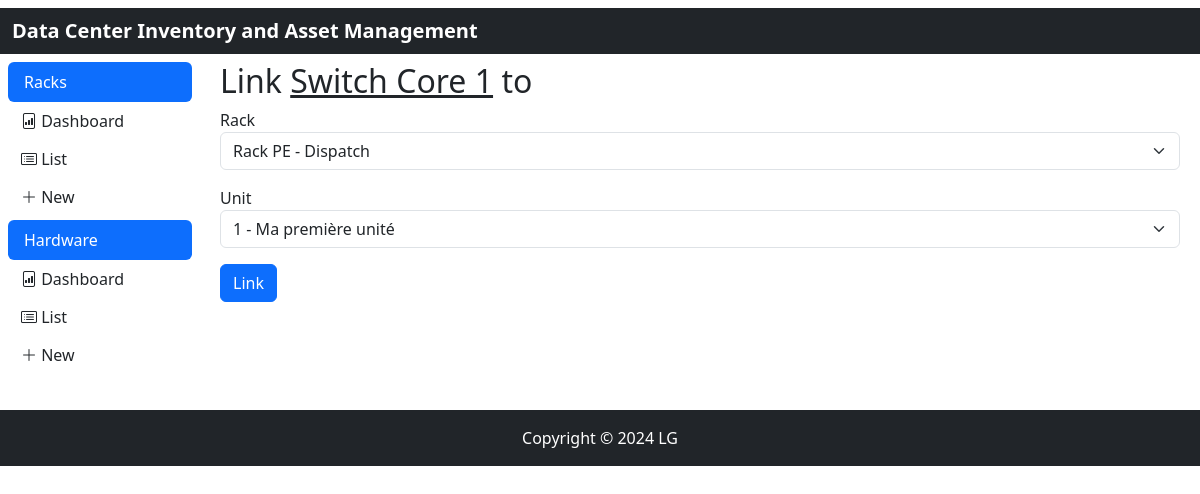
The app's page /hardware/link_hardware_unit/3, older data.
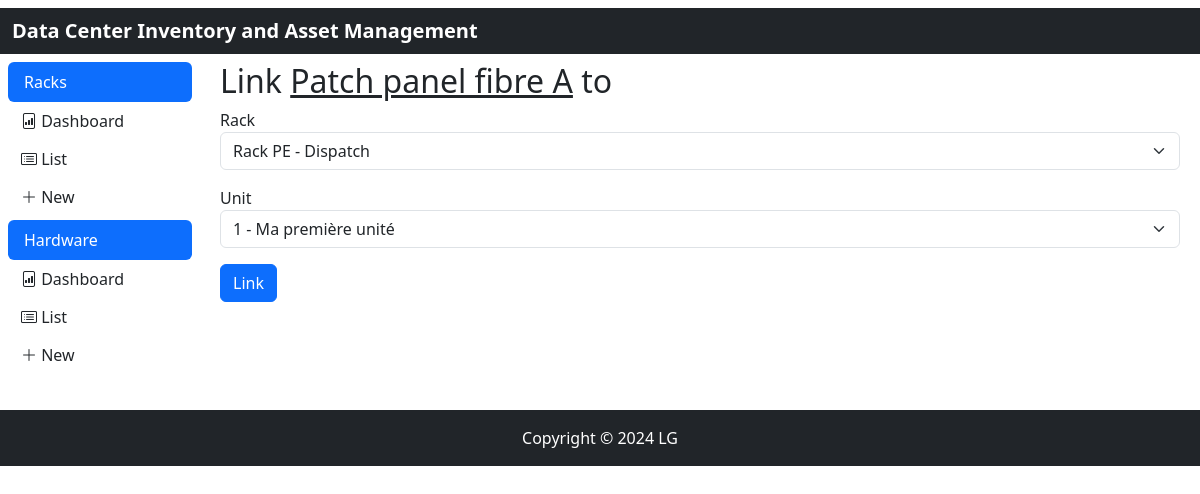
The same page, newer data.
### models.py (models this page shows)
class TimeMixin(object):
    created: Mapped[Optional[datetime]] = mapped_column(DateTime, nullable=False, default=datetime.now(timezone.utc))
    updated: Mapped[Optional[datetime]] = mapped_column(DateTime, nullable=True, default=datetime.now(timezone.utc), onupdate=datetime.now(timezone.utc))
    deleted: Mapped[Optional[datetime]] = mapped_column(DateTime, nullable=True, default=datetime.now(timezone.utc))
    active: Mapped[Optional[bool]] = mapped_column(Boolean, nullable=True, default=True)

class Hardware(TimeMixin, db.Model):
    __tablename__ = 'hardware'
    id: Mapped[int] = mapped_column(primary_key=True)
    name: Mapped[str] = mapped_column(String(50))
    type: Mapped[str] = mapped_column(String(50))
    hardware_unit: Mapped[List['UnitHardware']] = relationship('UnitHardware', uselist=True, back_populates='hardware')

### app/hardware/routes.py (the view, shortened to what this page needs)
@hardware.route ('/link_hardware_unit/<int:hardware_id>', methods=['GET', 'POST'])
def link_hardware_unit(hardware_id):
    form = LinkHardwareUnitForm()
    form.rack.choices = [(rack.id, rack.name) for rack in Rack.query.all()]
    if form.rack.choices:
        first_rack_id = form.rack.choices[0][0]
        units_of_first_rack = Unit.query.join(Unit.rack).filter(Rack.id == first_rack_id).all()
        form.unit.choices = [(unit.id, f"{unit.seq} - {unit.name}" if unit.name is not None else str(unit.seq)) for unit in units_of_first_rack]
    else:
        flash('No rack found!')
        return redirect(url_for('hardware_bp.list'))
    id_unit = form.unit.data
    hardware = Hardware.query.get(hardware_id)
    return render_template('hardware/link_hardware_unit.html', title="Link Hardware to Unit",
                           form=form, hardware=hardware)

### app/hardware/forms.py
class LinkHardwareUnitForm(FlaskForm):
    rack = SelectField('Rack', coerce=int, validators=[DataRequired()])
    unit =  SelectField('Unit', coerce=int, validators=[DataRequired()])
    submit = SubmitField('Link')

### app/hardware/templates/hardware/link_hardware_unit.html (shortened to what this page needs)
{% extends "hardware/index.html" %}
{% block content %}
    <h2>Link <u>{{ hardware.name }}</u> to </h2>
    <form id="linkUnitForm" method="POST">
        <div class="mb-3">
            {{ form.rack.label(class="form-control-label") }}
            {{ form.rack(id="rackSelect", class="form-control form-select") }}
        </div>
        <div class="mb-3">
            {{ form.unit.label(class="form-control-label") }}
            {{ form.unit(id="unitSelect", class="form-control form-select") }}
        </div>
        <div class="mb-3">
            {{ form.submit(class="btn btn-primary") }}
        </div>
    </form>
{% endblock %}

Row changes from the older to the newer data that the page shows:
changed Hardware: name "Switch Core 1" → "Patch panel fibre A"
